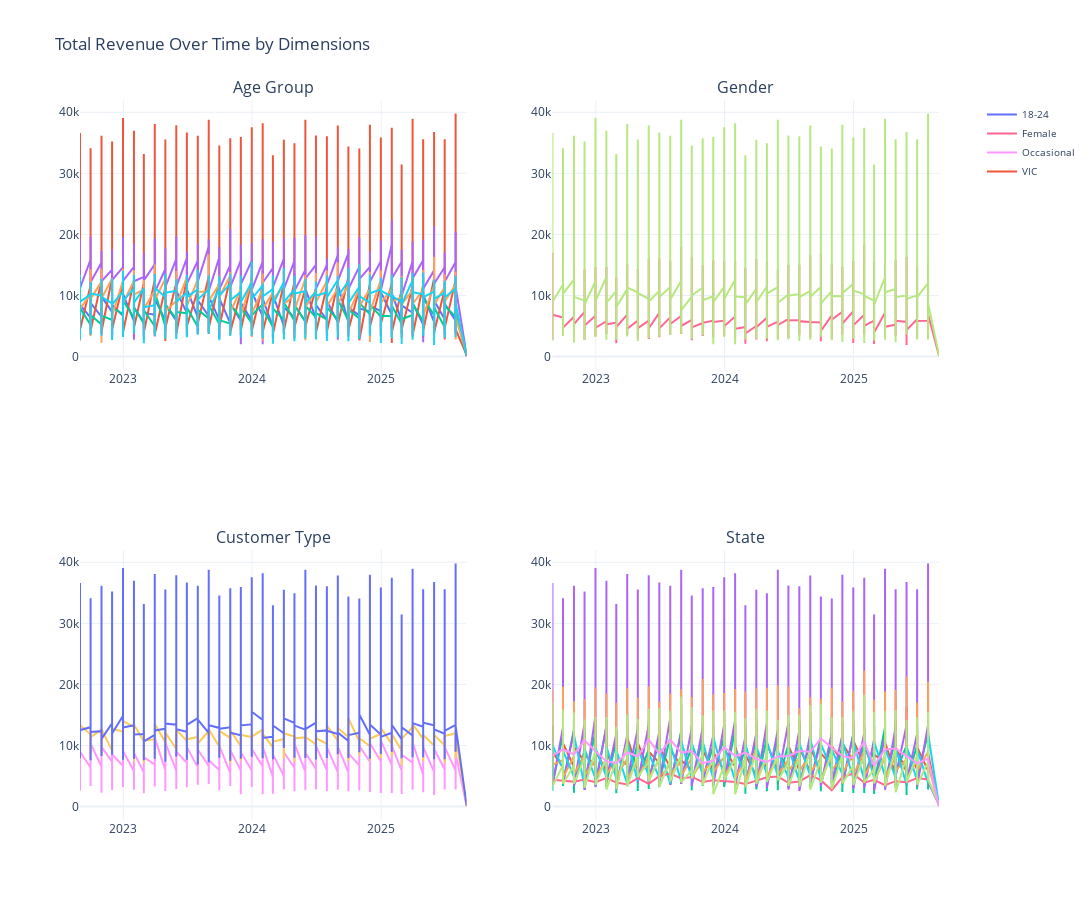

Source (notebook cell):
### Code cell
# Revenue over time
plot_transactions_multi_dashboard(trans_df=trans_df, freq='M', metric='total_revenue')
